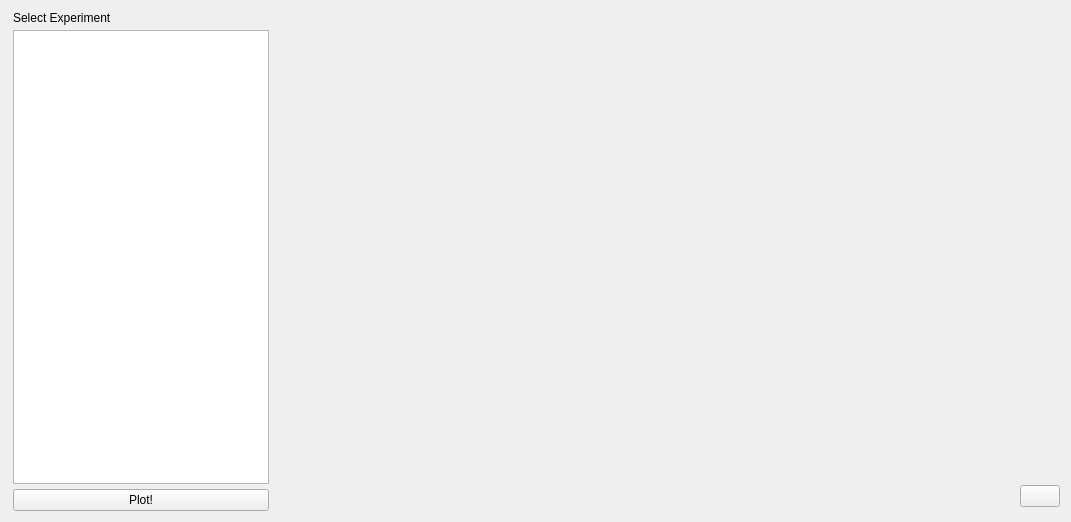
      <widget class="QWidget" name="gumbel">
       <layout class="QHBoxLayout" name="horizontalLayout_7">
        <item>
         <widget class="QFrame" name="frame_12">
          <property name="minimumSize">
           <size>
            <width>250</width>
            <height>500</height>
           </size>
          </property>
          <property name="maximumSize">
           <size>
            <width>500</width>
            <height>16777215</height>
           </size>
          </property>
          <property name="frameShape">
           <enum>QFrame::NoFrame</enum>
          </property>
          <property name="frameShadow">
           <enum>QFrame::Plain</enum>
          </property>
          <property name="lineWidth">
           <number>0</number>
          </property>
          <layout class="QVBoxLayout" name="verticalLayout_5">
           <property name="spacing">
            <number>5</number>
           </property>
           <property name="leftMargin">
            <number>2</number>
           </property>
           <property name="topMargin">
            <number>0</number>
           </property>
           <property name="bottomMargin">
            <number>0</number>
           </property>
           <item>
            <widget class="QLabel" name="label_11">
             <property name="styleSheet">
              <string notr="true">font: 75 13pt &quot;Ubuntu Condensed&quot;;</string>
             </property>
             <property name="text">
              <string>Select Experiment</string>
             </property>
            </widget>
           </item>
           <item>
            <widget class="QTableView" name="tableViewGumbel">
             <property name="styleSheet">
              <string notr="true">font: 10pt &quot;Ubuntu Condensed&quot;;</string>
             </property>
            </widget>
           </item>
           <item>
            <widget class="QPushButton" name="plotGumbelButton">
             <property name="maximumSize">
              <size>
               <width>16777215</width>
               <height>30</height>
              </size>
             </property>
             <property name="styleSheet">
              <string notr="true">font: 75 13pt &quot;Ubuntu Condensed&quot;;</string>
             </property>
             <property name="text">
              <string>Plot!</string>
             </property>
            </widget>
           </item>
          </layout>
         </widget>
        </item>
        <item>
         <widget class="QFrame" name="frame_13">
          <property name="minimumSize">
           <size>
            <width>730</width>
            <height>500</height>
           </size>
          </property>
          <property name="maximumSize">
           <size>
            <width>16777215</width>
            <height>16777215</height>
           </size>
          </property>
          <property name="frameShape">
           <enum>QFrame::NoFrame</enum>
          </property>
          <property name="frameShadow">
           <enum>QFrame::Plain</enum>
          </property>
          <layout class="QGridLayout" name="gridLayout_11">
           <property name="leftMargin">
            <number>0</number>
           </property>
           <property name="topMargin">
            <number>0</number>
           </property>
           <property name="rightMargin">
            <number>0</number>
           </property>
           <property name="spacing">
            <number>0</number>
           </property>
           <item row="0" column="0">
            <widget class="QLabel" name="imageGumbel">
             <property name="text">
              <string/>
             </property>
             <property name="scaledContents">
              <bool>true</bool>
             </property>
            </widget>
           </item>
           <item row="1" column="0">
            <widget class="QLabel" name="loadingGP">
             <property name="minimumSize">
              <size>
               <width>0</width>
               <height>30</height>
              </size>
             </property>
             <property name="maximumSize">
              <size>
               <width>16777215</width>
               <height>30</height>
              </size>
             </property>
             <property name="text">
              <string/>
             </property>
            </widget>
           </item>
          </layout>
         </widget>
        </item>
        <item>
         <widget class="QFrame" name="frame_65">
          <property name="frameShape">
           <enum>QFrame::NoFrame</enum>
          </property>
          <property name="frameShadow">
           <enum>QFrame::Plain</enum>
          </property>
          <layout class="QGridLayout" name="gridLayout_28">
           <property name="leftMargin">
            <number>0</number>
           </property>
           <property name="topMargin">
            <number>0</number>
           </property>
           <property name="rightMargin">
            <number>0</number>
           </property>
           <property name="bottomMargin">
            <number>0</number>
           </property>
           <property name="spacing">
            <number>0</number>
           </property>
           <item row="0" column="0">
            <widget class="QFrame" name="frame_66">
             <property name="minimumSize">
              <size>
               <width>40</width>
               <height>0</height>
              </size>
             </property>
             <property name="maximumSize">
              <size>
               <width>49</width>
               <height>16777215</height>
              </size>
             </property>
             <property name="frameShape">
              <enum>QFrame::NoFrame</enum>
             </property>
             <property name="frameShadow">
              <enum>QFrame::Plain</enum>
             </property>
             <layout class="QVBoxLayout" name="verticalLayout_35">
              <property name="spacing">
               <number>0</number>
              </property>
              <property name="leftMargin">
               <number>0</number>
              </property>
              <property name="topMargin">
               <number>0</number>
              </property>
              <property name="rightMargin">
               <number>0</number>
              </property>
              <property name="bottomMargin">
               <number>0</number>
              </property>
              <item>
               <widget class="QFrame" name="frame_67">
                <property name="frameShape">
                 <enum>QFrame::NoFrame</enum>
                </property>
                <property name="frameShadow">
                 <enum>QFrame::Plain</enum>
                </property>
               </widget>
              </item>
              <item>
               <widget class="QFrame" name="frame_68">
                <property name="minimumSize">
                 <size>
                  <width>0</width>
                  <height>30</height>
                 </size>
                </property>
                <property name="maximumSize">
                 <size>
                  <width>16777215</width>
                  <height>30</height>
                 </size>
                </property>
                <property name="frameShape">
                 <enum>QFrame::NoFrame</enum>
                </property>
                <property name="frameShadow">
                 <enum>QFrame::Plain</enum>
                </property>
                <layout class="QGridLayout" name="gridLayout_27">
                 <property name="leftMargin">
                  <number>0</number>
                 </property>
                 <property name="topMargin">
                  <number>0</number>
                 </property>
                 <property name="rightMargin">
                  <number>0</number>
                 </property>
                 <property name="bottomMargin">
                  <number>0</number>
                 </property>
                 <property name="spacing">
                  <number>0</number>
                 </property>
                 <item row="0" column="0">
                  <widget class="QPushButton" name="home6">
                   <property name="text">
                    <string/>
                   </property>
                  </widget>
                 </item>
                </layout>
               </widget>
              </item>
             </layout>
            </widget>
           </item>
          </layout>
         </widget>
        </item>
       </layout>
      </widget>
